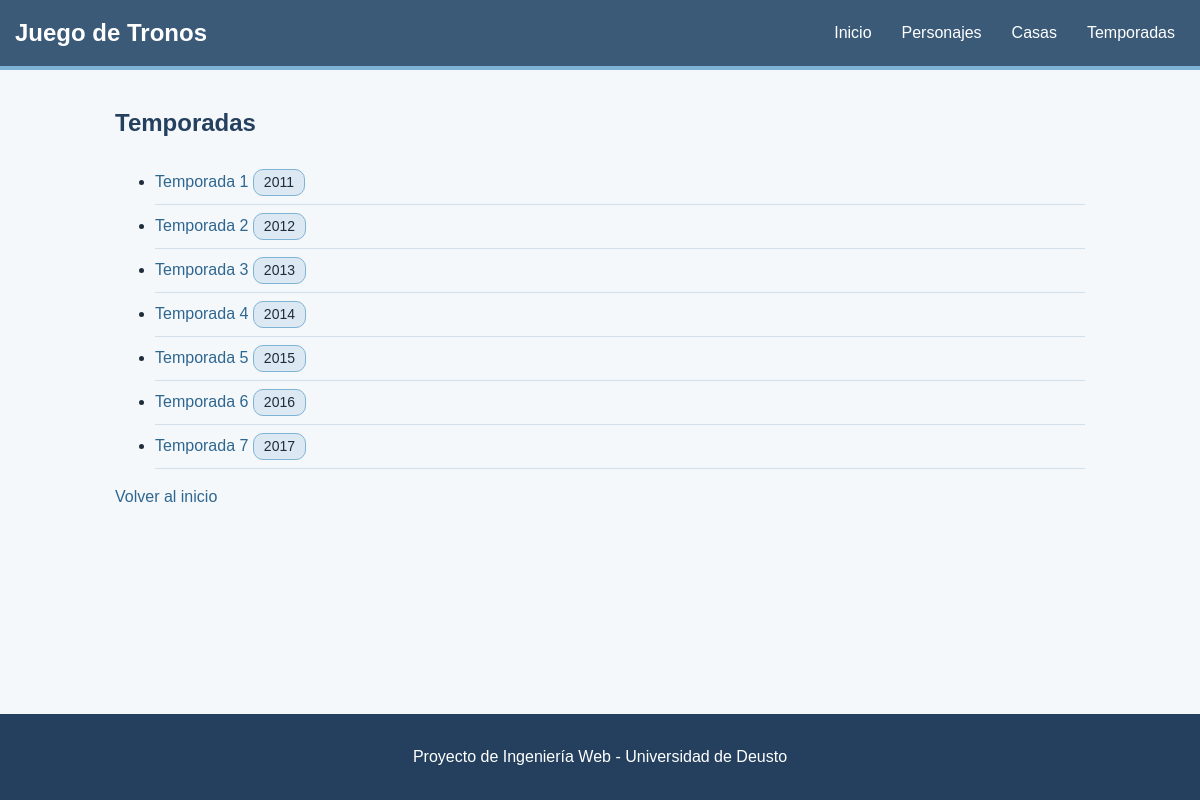
The page /temporadas/ on the database its author committed.
### poniente/models.py (models this page shows, shortened)
class Temporada(models.Model):
    numero = models.IntegerField()
    anio = models.IntegerField()
    resumen = models.TextField()
    class Meta:
        ordering = ["numero"]

### poniente/views.py (the view)
# urls.py: path('temporadas/', views.lista_temporadas, name='temporada_list'),
def lista_temporadas(request):
    temporadas = Temporada.objects.all()
    return render(request, 'temporada_list.html', {'temporadas': temporadas})

### poniente/templates/temporada_list.html (shortened to what this page needs)
{% extends "seccion.html" %}
{% block content %}
<section>
    <h1>Temporadas</h1>
    {% if temporadas %}
        <ul>
        {% for temporada in temporadas %}
            <li>
                <a href="{% url 'temporada_detail' temporada.pk %}">Temporada {{ temporada.numero }}</a>
                <span class="etiqueta">{{ temporada.anio }}</span>
            </li>
        {% endfor %}
        </ul>
    {% else %}
        <p>Todavía no hay temporadas.</p>
    {% endif %}
</section>
{% endblock %}

### poniente/static/css/style.css (style rules this page uses)
body { display: flex; flex-direction: column; min-height: 100vh; margin: 0; font-family: Arial, sans-serif; line-height: 1.5; color: #1f2d3a; background-color: #f4f8fb; }
h1, h2, h3 { color: #24405e; }
a { color: #2f6690; text-decoration: none; }
.etiqueta { display: inline-block; padding: 2px 10px; font-size: 14px; color: #1f2d3a; background-color: #dce9f3; border: 1px solid #7fb3d5; border-radius: 10px; }
.seccion li { padding: 8px 0; border-bottom: 1px solid #d3e0ea; }

### rows shown on the page
Temporada: numero "1", anio "2011"
Temporada: numero "2", anio "2012"
Temporada: numero "3", anio "2013"
Temporada: numero "4", anio "2014"
Temporada: numero "5", anio "2015"
Temporada: numero "6", anio "2016"
Temporada: numero "7", anio "2017"
